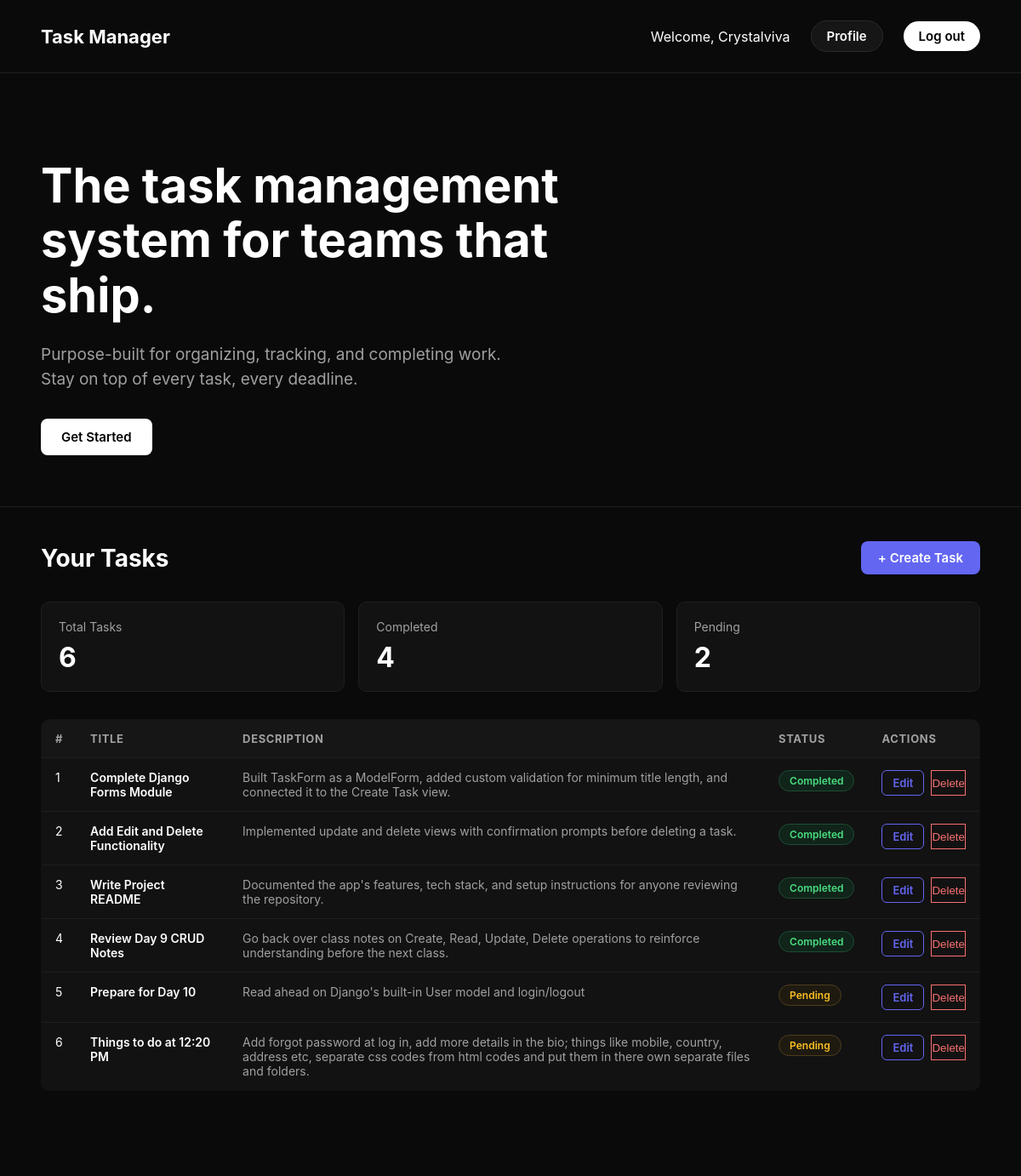
The app's page / (signed in) with its own data.
### tasks/models.py (models this page shows, shortened)
class Task(models.Model):
    user = models.ForeignKey(User, on_delete=models.CASCADE, related_name='tasks', null=True, blank=True)
    title = models.CharField(max_length=200)
    description = models.TextField(blank=True, default='')
    done = models.BooleanField(default=False)
    created = models.DateTimeField(auto_now_add=True)

### tasks/views.py (the view)
# urls.py: path('', views.home, name='home'),
def home(request):
    if request.user.is_authenticated:
        tasks = Task.objects.filter(user=request.user)
    else:
        tasks = Task.objects.none()
    total_tasks = tasks.count()
    completed_tasks = tasks.filter(done=True).count()
    pending_tasks = tasks.filter(done=False).count()
    just_registered = request.session.pop('just_registered', False)
    context = {
        'tasks': tasks,
        'total_tasks': total_tasks,
        'completed_tasks': completed_tasks,
        'pending_tasks': pending_tasks,
        'just_registered': just_registered,
    }
    return render(request, 'home.html', context)

### tasks/templates/home.html (shortened to what this page needs)
<!DOCTYPE html>
<html lang="en">
<head>
</head>
<body>
    <nav class="navbar">
        <a href="{% url 'home' %}" class="logo">Task Manager</a>
        <div class="nav-links">
            {% if user.is_authenticated %}
                <span>Welcome, {{ user.username|capfirst }}</span>
                <a href="{% url 'profile' %}" class="signup-btn" style="background-color:#161616;color:#ffffff;border:1px solid #2a2a2a;">Profile</a>
                <a href="{% url 'logout' %}" class="signup-btn">Log out</a>
            {% else %}
                <a href="{% url 'login' %}">Log in</a>
                <a href="{% url 'register' %}" class="signup-btn">Sign up</a>
            {% endif %}
        </div>
    </nav>
    <section class="hero">
        <h1>The task management system for teams that ship.</h1>
        <p>Purpose-built for organizing, tracking, and completing work. Stay on top of every task, every deadline.</p>
        <div class="cta-buttons">
            {% if user.is_authenticated %}
                {% if just_registered %}
                    <a href="{% url 'create_task' %}" class="cta-primary">Get Started</a>
                {% else %}
                    <a href="#tasks-section" class="cta-primary">View Your Tasks</a>
                {% endif %}
            {% else %}
                <a href="{% url 'register' %}" class="cta-primary">Get Started</a>
                <a href="{% url 'login' %}" class="cta-secondary">Log in</a>
            {% endif %}
        </div>
    </section>
    {% if user.is_authenticated %}
    <section class="tasks-section" id="tasks-section">
        <div class="tasks-header">
            <h2>Your Tasks</h2>
            <a href="{% url 'create_task' %}" class="create-btn">+ Create Task</a>
        </div>
        <div class="stats-row">
            <div class="stat-card">
                <div class="label">Total Tasks</div>
                <div class="value">{{ total_tasks }}</div>
            </div>
            <div class="stat-card">
                <div class="label">Completed</div>
                <div class="value">{{ completed_tasks }}</div>
            </div>
            <div class="stat-card">
                <div class="label">Pending</div>
                <div class="value">{{ pending_tasks }}</div>
            </div>
        </div>
        {% if tasks %}
            <table class="task-table">
                <thead>
                    <tr>
                        <th>#</th>
                        <th>Title</th>
                        <th>Description</th>
                        <th>Status</th>
                        <th>Actions</th>
                    </tr>
                </thead>
                <tbody>
                    {% for task in tasks %}
                        <tr>
                            <td>{{ forloop.counter }}</td>
                            <td class="task-title">{{ task.title }}</td>
                            <td class="task-desc">{{ task.description|default:"—" }}</td>
                            <td>
                                {% if task.done %}
                                    <span class="status-badge status-done">Completed</span>
                                {% else %}
                                    <span class="status-badge status-pending">Pending</span>
                                {% endif %}
                            </td>
                            <td>
                                <div class="action-btns">
                                    <a href="{% url 'update_task' task.id %}" class="btn-edit">Edit</a>
                                    <button type="button" class="btn-delete" onclick="openDeleteModal('{% url 'delete_task' task.id %}')">Delete</button>
                                </div>
                            </td>
                        </tr>
                    {% endfor %}
                </tbody>
            </table>
        {% else %}
            <div class="empty-state">
                <h3>No Tasks Yet</h3>
                <p>Click the button below to create your first task.</p>
                <a href="{% url 'create_task' %}">Create Task</a>
            </div>
        {% endif %}
    </section>
    {% endif %}
</body>
</html>

### tasks/templates/home.html (style rules this page uses)
html { scroll-behavior: smooth; }
* { margin: 0; padding: 0; box-sizing: border-box; }
body { background-color: #0a0a0a; color: #ffffff; font-family: -apple-system, BlinkMacSystemFont, "Segoe UI", Roboto, sans-serif; }
.navbar { display: flex; justify-content: space-between; align-items: center; padding: 24px 48px; border-bottom: 1px solid #1f1f1f; }
.navbar .logo { font-size: 22px; font-weight: 700; color: #ffffff; text-decoration: none; }
.navbar .nav-links { display: flex; align-items: center; gap: 24px; }
.navbar .nav-links a { text-decoration: none; color: #cfcfcf; font-size: 15px; }
.navbar .nav-links a.signup-btn { background-color: #ffffff; color: #000000; padding: 8px 18px; border-radius: 999px; font-weight: 600; }
.hero { padding: 100px 48px 60px 48px; max-width: 800px; }
.hero h1 { font-size: 56px; font-weight: 700; line-height: 1.15; margin-bottom: 24px; }
.hero p { font-size: 19px; color: #a0a0a0; line-height: 1.5; max-width: 550px; margin-bottom: 32px; }
.hero .cta-buttons { display: flex; gap: 16px; }
.hero .cta-buttons a { text-decoration: none; padding: 12px 24px; border-radius: 8px; font-weight: 600; font-size: 15px; }
.hero .cta-primary { background-color: #ffffff; color: #000000; }
.tasks-section { padding: 40px 48px 100px 48px; border-top: 1px solid #1f1f1f; }
.tasks-header { display: flex; justify-content: space-between; align-items: center; margin-bottom: 32px; }
.tasks-header h2 { font-size: 28px; font-weight: 700; }
.tasks-header a.create-btn { text-decoration: none; background-color: #6366f1; color: #ffffff; padding: 10px 20px; border-radius: 8px; font-weight: 600; font-size: 15px; }
.stats-row { display: flex; gap: 16px; margin-bottom: 32px; }
.stat-card { flex: 1; background-color: #121212; border: 1px solid #1f1f1f; border-radius: 10px; padding: 20px; }
.stat-card .label { font-size: 14px; color: #a0a0a0; margin-bottom: 8px; }
.stat-card .value { font-size: 32px; font-weight: 700; }
.task-table { width: 100%; border-collapse: collapse; background-color: #121212; border: 1px solid #1f1f1f; border-radius: 10px; overflow: hidden; }
.task-table th { text-align: left; font-size: 13px; text-transform: uppercase; letter-spacing: 0.05em; color: #a0a0a0; padding: 14px 16px; border-bottom: 1px solid #1f1f1f; background-color: #161616; }
.task-table td { padding: 14px 16px; font-size: 14px; border-bottom: 1px solid #1f1f1f; vertical-align: top; }
.task-table tr:last-child td { border-bottom: none; }
.task-table .task-title { font-weight: 600; color: #ffffff; }
.task-table .task-desc { color: #a0a0a0; }
.status-badge { display: inline-block; padding: 4px 12px; border-radius: 999px; font-size: 12px; font-weight: 600; }
.status-done { background-color: #10241a; color: #4ade80; border: 1px solid #1e4d33; }
.status-pending { background-color: #1f1a10; color: #fbbf24; border: 1px solid #4d3d1e; }
.action-btns { display: flex; gap: 8px; }
.action-btns a { text-decoration: none; font-size: 13px; font-weight: 600; padding: 6px 12px; border-radius: 6px; }
.btn-edit { border: 1px solid #6366f1; color: #6366f1; }
.btn-delete { border: 1px solid #f87171; color: #f87171; cursor: pointer; background: none; }

### records on screen
Task: title "Complete Django Forms Module", description "Built TaskForm as a ModelForm, added custom validation for minimum title length, and connected it to the Create Task view.", done "Completed"
Task: title "Add Edit and Delete Functionality", description "Implemented update and delete views with confirmation prompts before deleting a task.", done "Completed"
Task: title "Write Project README", description "Documented the app's features, tech stack, and setup instructions for anyone reviewing the repository.", done "Completed"
Task: title "Review Day 9 CRUD Notes", description "Go back over class notes on Create, Read, Update, Delete operations to reinforce understanding before the next class.", done "Completed"
Task: title "Prepare for Day 10", description "Read ahead on Django's built-in User model and login/logout", done "Pending"
Task: title "Things to do at 12:20 PM", description "Add forgot password at log in, add more details in the bio; things like mobile, country, address etc, separate css codes from html codes and put them in there own separate files and folders.", done "Pending"

### other values on screen
{{ user.username|capfirst }} "Crystalviva"
{{ total_tasks }} "6"
{{ completed_tasks }} "4"
{{ pending_tasks }} "2"
